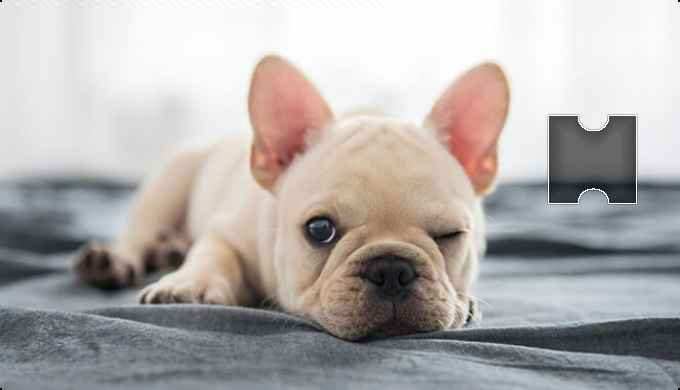
#> input picture verification_code/captcha.png, 680 x 390 px, given in place of slide_.png, which was not available
$ python slider_auth_outline.py
#> lines starting #> are read from the running program, lines starting #| are printed output that depends on the picture; after the words box and inside, x2 and y2 are one past the last pixel; in counts of white or black regions, pixels touching at a corner belong together; long printed decimals are rounded; pictures that were not available may be replaced by others from this repository, and a replacement may not be noted
import cv2
import numpy as np

# 定义np.hstack_pad函数
def hstack_pad(tup):
    # 获取最大高度
    max_height = max(im.shape[0] for im in tup)
    # 创建一个空列表
    padded_imgs = []
    # 遍历每个图片
    for im in tup:
        # 获取图片的高度和宽度
        h, w = im.shape[:2]
        # 创建一个全零数组，形状为最大高度和图片宽度
        shape = list(im.shape)
        shape[0] = max_height - h
        shape[1] = w
        # 在数组下方填充零值
        pad = np.zeros(shape, dtype=im.dtype)
        # 将原图片和填充后的数组垂直拼接
        padded_imgs.append(np.vstack((im, pad)))
    # 返回水平拼接后的结果
    return np.hstack(padded_imgs)

# 读取大图和小图
small_img = cv2.imread(r"C:\Users\Admin\Pictures\slide_.png")
#> small_img is the input picture: shape (390, 680, 3); mean B, G, R 171.6, 173.8, 178.5
big_img = cv2.imread(r"verification_code\slide_auth.png")
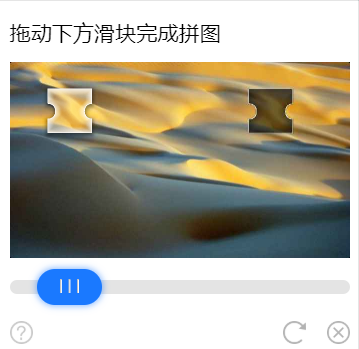
#> input picture verification_code/slide_auth.png, 359 x 349 px, found by its file name
#> big_img is the input picture: shape (349, 359, 3); mean B, G, R 161.2, 174.3, 177.2
# big_img = cv2.imread(r"verification_code\auth_code_big.png")
# small_img = cv2.imread(r"verification_code\auth_code_small.png")

# 转换为RGB格式
big_img = cv2.cvtColor(big_img, cv2.COLOR_BGR2RGB)
small_img = cv2.cvtColor(small_img, cv2.COLOR_BGR2RGB)

# 获取小图轮廓
small_gray = cv2.cvtColor(small_img, cv2.COLOR_BGR2GRAY)
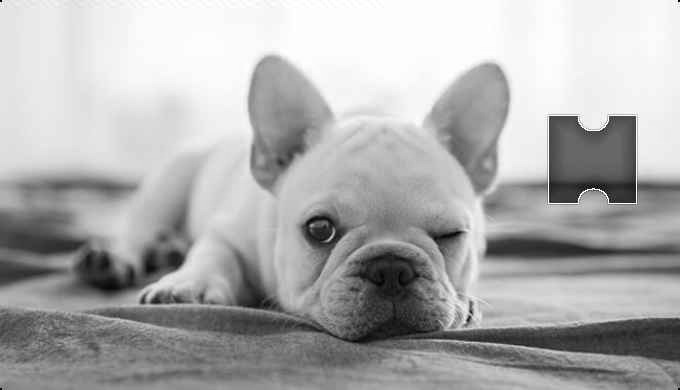
#> small_gray: shape (390, 680); min 0, max 255, mean 173.7
ret, small_thresh = cv2.threshold(small_gray, 127, 255, 0)
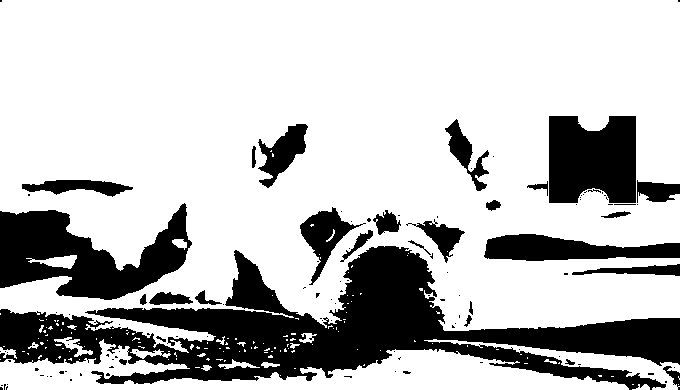
#> small_thresh: shape (390, 680); 74.8% white; 116 black regions (88 under 20 px)
small_contours, hierarchy = cv2.findContours(small_thresh, cv2.RETR_EXTERNAL, cv2.CHAIN_APPROX_SIMPLE)
#> small_contours = 137 contours, 123 with area under 20; largest, box (x1, y1, x2, y2) and area: (0, 0, 680, 353) 192592, (0, 339, 629, 390) 13100, (424, 339, 680, 390) 2204, (26, 255, 77, 269) 297, (54, 337, 93, 357) 195
small_cnt = small_contours[0]
#> small_cnt = [[678, 384]]

# 提取小图轮廓特征
small_cnt_features = cv2.HuMoments(cv2.moments(small_cnt)).flatten()
#> small_cnt_features = [0, 0, 0, 0, 0, 0, 0]

# 在大图上搜索
big_gray = cv2.cvtColor(big_img, cv2.COLOR_BGR2GRAY)
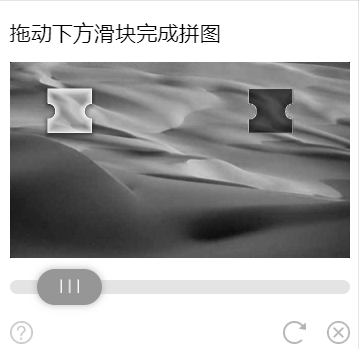
#> big_gray: shape (349, 359); min 0, max 255, mean 170.7
ret, big_thresh = cv2.threshold(big_gray, 127, 255, 0)
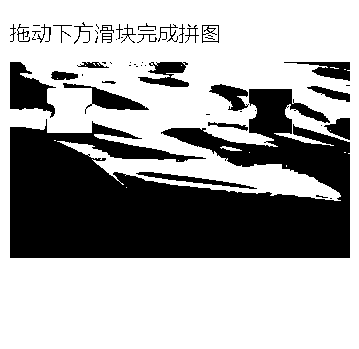
#> big_thresh: shape (349, 359); 65.2% white; 57 black regions (29 under 20 px), largest, box (x1, y1, x2, y2) and area: (10, 89, 350, 258) 36992, (10, 62, 56, 118) 1424, (63, 83, 149, 114) 806
big_contours, hierarchy = cv2.findContours(big_thresh, cv2.RETR_EXTERNAL, cv2.CHAIN_APPROX_SIMPLE)
#> big_contours = [[[0, 0], [0, 348], [358, 348], [358, 0]]]

for cnt in big_contours:
    # 计算大图轮廓特征
    cnt_features = cv2.HuMoments(cv2.moments(cnt)).flatten()

    # 比较两轮廓特征距离
    dist = np.linalg.norm(small_cnt_features - cnt_features)
    print(dist)
    # 找到相似轮廓
    if dist < 0.01:
        x,y,w,h = cv2.boundingRect(cnt)
        cv2.rectangle(big_img,(x,y),(x+w,y+h),(0,255,0),2)
        print("Similar Contour Top Left: ", (x, y))
#> this loop made 1 pass
#> (cnt, dist) on pass 1: ([[0, 0], [0, 348], [358, 348], [358, 0]], 0.167)
#| 0.1667

# 使用np.hstack_pad函数拼接大图和小图
vis = hstack_pad((small_img, big_img))
#> in hstack_pad, `max_height = max(im.shape[0] for im in tup)`: max_height = 390
#> the loop in hstack_pad, `for im in tup:` made 2 passes
#> (h, w) on passes 1 to 2: (390, 680), (349, 359)
#> after the loop in hstack_pad, `for im in tup:`: padded_imgs = 2 items
#> in hstack_pad, `return np.hstack(padded_imgs)`:
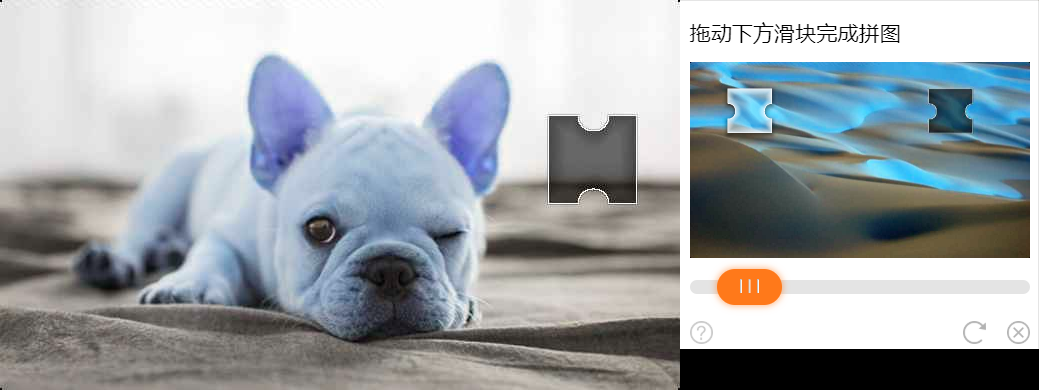
#> returned value: shape (390, 1039, 3); mean of channels 0, 1, 2 171.6, 167.6, 162.1; drawn as B, G, R

# 显示
cv2.imshow('Match Result', vis)
cv2.waitKey(0)
cv2.destroyAllWindows()
